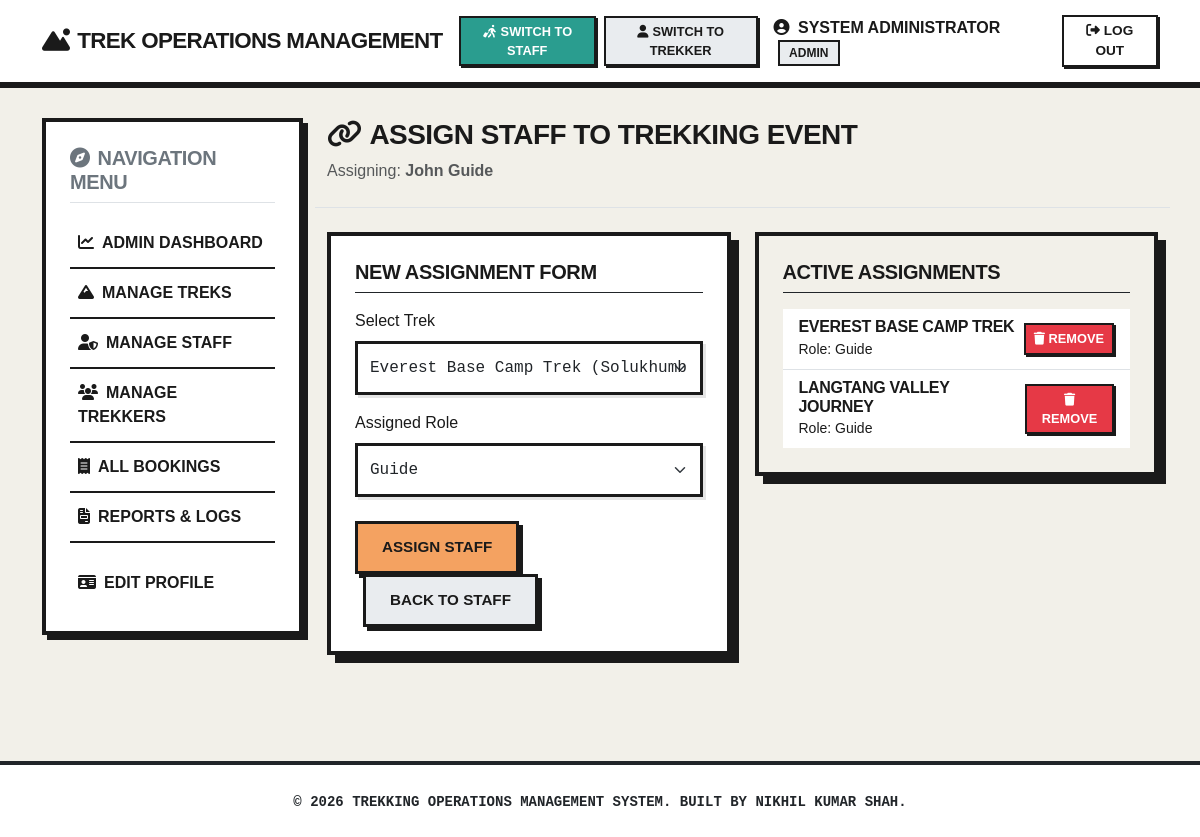
The page /admin/staff/2/assign (signed in) on the database its author committed.
### app/models/user.py (models this page shows, shortened)
class User(UserMixin, db.Model):
    __tablename__ = 'users'
    id = db.Column(db.Integer, primary_key=True)
    full_name = db.Column(db.String(100), nullable=False)
    email = db.Column(db.String(120), unique=True, nullable=False)
    phone = db.Column(db.String(20), nullable=False)
    password_hash = db.Column(db.String(256), nullable=False)
    role = db.Column(db.String(20), nullable=False, default='user')  # roles: admin, staff, user
    blood_group = db.Column(db.String(5), nullable=True)
    medical_conditions = db.Column(db.Text, nullable=True)
    emergency_contact_name = db.Column(db.String(100), nullable=True)
    emergency_contact_phone = db.Column(db.String(20), nullable=True)
    profile_image = db.Column(db.String(200), nullable=True)
    is_blacklisted = db.Column(db.Boolean, default=False, nullable=False)
    is_active = db.Column(db.Boolean, default=True, nullable=False)
    created_at = db.Column(db.DateTime, default=datetime.utcnow, nullable=False)
    bookings = db.relationship('Booking', backref='trekker', lazy=True, cascade='all, delete-orphan')
    staff_assignments = db.relationship('TrekStaffAssignment', backref='staff', lazy=True, cascade='all, delete-orphan')
    notifications = db.relationship('Notification', backref='user', lazy=True, cascade='all, delete-orphan')

### app/models/assignment.py (models this page shows)
class TrekStaffAssignment(db.Model):
    __tablename__ = 'trek_staff_assignments'
    id = db.Column(db.Integer, primary_key=True)
    trek_id = db.Column(db.Integer, db.ForeignKey('treks.id'), nullable=False)
    staff_id = db.Column(db.Integer, db.ForeignKey('users.id'), nullable=False)
    assigned_role = db.Column(db.String(30), nullable=False)  # Guide, Medic
    assignment_status = db.Column(db.String(20), default='Active', nullable=False)  # Active, Inactive

### app/models/trek.py (models this page shows, shortened)
class Trek(db.Model):
    __tablename__ = 'treks'
    id = db.Column(db.Integer, primary_key=True)
    title = db.Column(db.String(100), nullable=False)
    location = db.Column(db.String(100), nullable=False)
    altitude = db.Column(db.Integer, nullable=False)  # in meters
    difficulty_level = db.Column(db.String(20), nullable=False)  # Easy, Moderate, Hard
    duration_days = db.Column(db.Integer, nullable=False)
    description = db.Column(db.Text, nullable=False)
    max_slots = db.Column(db.Integer, nullable=False)
    available_slots = db.Column(db.Integer, nullable=False)
    start_date = db.Column(db.Date, nullable=False)
    end_date = db.Column(db.Date, nullable=False)
    meeting_point = db.Column(db.String(150), nullable=False)
    trek_status = db.Column(db.String(30), default='Open', nullable=False)
    created_by = db.Column(db.Integer, db.ForeignKey('users.id'), nullable=False)
    created_at = db.Column(db.DateTime, default=datetime.utcnow, nullable=False)
    bookings = db.relationship('Booking', backref='trek', lazy=True, cascade='all, delete-orphan')
    staff_assignments = db.relationship('TrekStaffAssignment', backref='trek', lazy=True, cascade='all, delete-orphan')
    status_logs = db.relationship('TrekStatusLog', backref='trek', lazy=True, cascade='all, delete-orphan')

### app/routes/admin_routes.py (the view, shortened to what this page needs)
@admin_bp.route('/staff/<int:staff_id>/assign', methods=['GET', 'POST'])
@login_required
@role_required('admin')
def assign_staff(staff_id):
    staff_member = User.query.filter_by(id=staff_id, role='staff').first_or_404()
    treks = Trek.query.order_by(Trek.start_date.desc()).all()
    form = AssignmentForm()
    form.staff_id.choices = [(staff_member.id, staff_member.full_name)]
    active_assignments = TrekStaffAssignment.query.filter_by(
        staff_id=staff_member.id,
        assignment_status='Active'
    ).all()
    return render_template(
        'admin/assign_staff.html',
        form=form,
        staff=staff_member,
        treks=treks,
        assignments=active_assignments
    )

### app/routes/forms.py
class AssignmentForm(FlaskForm):
    staff_id = SelectField('Select Staff', coerce=int, validators=[DataRequired()])
    assigned_role = SelectField('Assigned Role', choices=[
        ('Guide', 'Guide'),
        ('Medic', 'Medic')
    ], validators=[DataRequired()])
    submit = SubmitField('Assign Staff')

### app/templates/admin/assign_staff.html (shortened to what this page needs)
{% extends "base.html" %}
{% block content %}
<div class="row mb-4 pb-2 border-bottom">
    <div class="col-12">
        <h3><i class="fa-solid fa-link me-2"></i>Assign Staff to Trekking Event</h3>
        <p class="text-muted">Assigning: <strong>{{ staff.full_name }}</strong></p>
    </div>
</div>
<div class="row">
    <div class="col-md-6 mb-4">
        <div class="brutalist-card">
            <h5 class="border-bottom border-dark pb-2 mb-3">New Assignment Form</h5>
            <form method="POST" action="" novalidate>
                <div class="mb-3">
                    <label class="form-label" for="trek_id">Select Trek</label>
                    <select class="form-select" name="trek_id" id="trek_id" required>
                        {% for trek in treks %}
                            <option value="{{ trek.id }}">{{ trek.title }} ({{ trek.location }} - {{ trek.trek_status }})</option>
                        {% endfor %}
                    </select>
                </div>
                <div class="mb-3">
                    {{ form.assigned_role.label(class="form-label") }}
                    {% if form.assigned_role.errors %}
                        {{ form.assigned_role(class="form-select is-invalid") }}
                        <div class="invalid-feedback">
                            {% for error in form.assigned_role.errors %}
                                <span>{{ error }}</span>
                            {% endfor %}
                        </div>
                    {% else %}
                        {{ form.assigned_role(class="form-select") }}
                    {% endif %}
                </div>
                <div class="mt-4">
                    {{ form.submit(class="brutalist-btn brutalist-btn-primary") }}
                    <a href="{{ url_for('admin.list_staff') }}" class="brutalist-btn brutalist-btn-secondary ms-2">Back to Staff</a>
                </div>
            </form>
        </div>
    </div>
    <div class="col-md-6 mb-4">
        <div class="brutalist-card brutalist-card--beige">
            <h5 class="border-bottom border-dark pb-2 mb-3">Active Assignments</h5>
            {% if assignments %}
                <ul class="list-group list-group-flush">
                    {% for assign in assignments %}
                        <li class="list-group-item d-flex justify-content-between align-items-center">
                            <div>
                                <h6 class="mb-0">{{ assign.trek.title }}</h6>
                                <small class="text-muted">Role: {{ assign.assigned_role }}</small>
                            </div>
                            <form action="{{ url_for('admin.remove_assignment', assignment_id=assign.id) }}" method="POST">
                                <button type="submit" class="brutalist-btn brutalist-btn-danger" style="padding: 0.25rem 0.5rem; font-size: 0.8rem; margin: 0; box-shadow: 2px 2px 0 var(--ui-border); border-width: 2px;">
                                    <i class="fa-solid fa-trash"></i> Remove
                                </button>
                            </form>
                        </li>
                    {% endfor %}
                </ul>
            {% else %}
                <div class="text-center py-4 text-muted">
                    No active assignments for this staff member.
                </div>
            {% endif %}
        </div>
    </div>
</div>
{% endblock %}

### app/templates/partials/navbar.html (shortened to what this page needs)
<nav class="navbar navbar-expand-lg navbar-light bg-white">
    <div class="container">
        <a class="navbar-brand" href="/">
            <i class="fa-solid fa-mountain-sun me-2"></i>Trek Operations Management
        </a>
        <div class="collapse navbar-collapse" id="navbarNav">
            <ul class="navbar-nav ms-auto align-items-center">
                {% if current_user.is_authenticated %}
                    {% if current_user.role != 'staff' %}
                        <li class="nav-item">
                            <a class="brutalist-btn brutalist-btn-success me-2" style="padding: 0.25rem 0.5rem; font-size: 0.8rem; margin: 0; box-shadow: 2px 2px 0 var(--ui-border); border-width: 2px;" href="{{ url_for('auth.switch_role', role='staff') }}">
                                <i class="fa-solid fa-person-walking-luggage me-1"></i>Switch to Staff
                            </a>
                        </li>
                    {% endif %}
                    {% if current_user.role != 'user' %}
                        <li class="nav-item">
                            <a class="brutalist-btn brutalist-btn-secondary me-2" style="padding: 0.25rem 0.5rem; font-size: 0.8rem; margin: 0; box-shadow: 2px 2px 0 var(--ui-border); border-width: 2px;" href="{{ url_for('auth.switch_role', role='user') }}">
                                <i class="fa-solid fa-user me-1"></i>Switch to Trekker
                            </a>
                        </li>
                    {% endif %}
                    <li class="nav-item">
                        <span class="nav-link text-dark me-3">
                            <i class="fa-solid fa-user-circle me-1"></i>
                            {{ current_user.full_name }}
                            <span class="badge bg-secondary ms-1 text-uppercase" style="font-size: 0.75rem;">
                                {{ current_user.role }}
                            </span>
                        </span>
                    </li>
                    <li class="nav-item">
                        <a class="brutalist-btn" style="padding: 0.25rem 0.75rem; font-size: 0.85rem; margin: 0; box-shadow: 2px 2px 0 var(--ui-border); border-width: 2px;" href="{{ url_for('auth.logout') }}">
                            <i class="fa-solid fa-right-from-bracket me-1"></i>Log Out
                        </a>
                    </li>
                {% endif %}
            </ul>
        </div>
    </div>
</nav>

### app/static/css/base.css (style rules this page uses)
:root { --ui-bg: #f2f0e9; --ui-card-bg: #ffffff; --ui-text: #1a1a1a; --ui-accent: #e63946; --ui-border: #1a1a1a; --bauhaus-yellow: #f4a261; --bauhaus-blue: #2a9d8f; --bauhaus-coral: #e76f51; --brutalist-shadow-offset: 8px; --brutalist-border-width: 4px; }
body { background-color: var(--ui-bg); color: var(--ui-text); font-family: 'Space Grotesk', sans-serif; min-height: 100vh; display: flex; flex-direction: column; }
h1, h2, h3, h4, h5, h6 { font-family: 'Space Grotesk', sans-serif; font-weight: 700; text-transform: uppercase; letter-spacing: -0.02em; color: var(--ui-text); }

### app/static/css/components.css (style rules this page uses)
.brutalist-card { border: var(--brutalist-border-width) solid var(--ui-border); background-color: var(--ui-card-bg); padding: 1.5rem; box-shadow: var(--brutalist-shadow-offset) var(--brutalist-shadow-offset) 0 var(--ui-border); transition: all 0.2s cubic-bezier(0.19, 1, 0.22, 1); margin-bottom: 2rem; }
.brutalist-card--beige { background-color: var(--ui-bg) !important; color: var(--ui-text) !important; }
.brutalist-card--beige h1, .brutalist-card--beige h2, .brutalist-card--beige h3, .brutalist-card--beige h4, .brutalist-card--beige h5, .brutalist-card--beige h6, .brutalist-card--beige p, .brutalist-card--beige small, .brutalist-card--beige span, .brutalist-card--beige div, .brutalist-card--beige .brutalist-card__alert { color: var(--ui-text) !important; }
.brutalist-btn { display: inline-block; padding: 0.75rem 1.5rem; text-align: center; font-size: 0.95rem; font-weight: 700; text-transform: uppercase; border: 3px solid var(--ui-border); background-color: var(--ui-card-bg); color: var(--ui-text); position: relative; transition: all 0.15s ease; box-shadow: 4px 4px 0 var(--ui-border); text-decoration: none; cursor: pointer; }
.brutalist-btn-primary { background-color: var(--bauhaus-yellow); }
.brutalist-btn-success { background-color: var(--bauhaus-blue); color: #ffffff; }
.brutalist-btn-danger { background-color: var(--ui-accent); color: #ffffff; }
.brutalist-btn-secondary { background-color: #e9ecef; }
.form-control, .form-select { border: 3px solid var(--ui-border) !important; border-radius: 0 !important; padding: 0.75rem !important; font-family: 'Space Mono', monospace; font-weight: 500; background-color: #ffffff; box-shadow: 3px 3px 0 rgba(0,0,0,0.1); }
.navbar { border-bottom: 6px solid var(--ui-border) !important; background-color: #ffffff !important; }
.navbar-brand { font-weight: 900 !important; text-transform: uppercase; color: var(--ui-text) !important; letter-spacing: -0.03em; font-size: 1.4rem; }
.nav-link { color: var(--ui-text) !important; font-weight: 700; text-transform: uppercase; }
.list-group-item:last-child { border-bottom: none !important; }
.badge { border-radius: 0 !important; border: 2px solid var(--ui-border); font-weight: 700; text-transform: uppercase; padding: 0.4em 0.8em !important; }
.bg-secondary { background-color: #e9ecef !important; color: var(--ui-text) !important; }

### rows shown on the page
User: full_name "SYSTEM ADMINISTRATOR", role "ADMIN"
User: full_name "John Guide"
TrekStaffAssignment: trek "EVEREST BASE CAMP TREK", assigned_role "Guide"
TrekStaffAssignment: trek "LANGTANG VALLEY JOURNEY", assigned_role "Guide"

### other values the page prints
form field trek_id "Everest Base Camp Trek (Solukhumbu District, Nepal - Open)"
